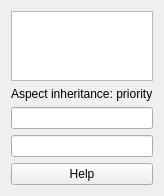
              <widget class="QWidget" name="aspectrulem2">
               <property name="geometry">
                <rect>
                 <x>0</x>
                 <y>0</y>
                 <width>148</width>
                 <height>190</height>
                </rect>
               </property>
               <attribute name="label">
                <string>Aspectrule</string>
               </attribute>
               <layout class="QVBoxLayout" name="verticalLayout_23">
                <item>
                 <widget class="QTableView" name="tvaspectruleviewm2">
                  <property name="dragDropOverwriteMode">
                   <bool>false</bool>
                  </property>
                  <property name="alternatingRowColors">
                   <bool>true</bool>
                  </property>
                  <property name="selectionMode">
                   <enum>QAbstractItemView::MultiSelection</enum>
                  </property>
                  <property name="selectionBehavior">
                   <enum>QAbstractItemView::SelectRows</enum>
                  </property>
                  <property name="sortingEnabled">
                   <bool>true</bool>
                  </property>
                  <attribute name="horizontalHeaderShowSortIndicator" stdset="0">
                   <bool>true</bool>
                  </attribute>
                 </widget>
                </item>
                <item>
                 <widget class="QLabel" name="lprioritym2">
                  <property name="text">
                   <string>Aspect inheritance: priority</string>
                  </property>
                 </widget>
                </item>
                <item>
                 <widget class="QLineEdit" name="leprioritym2"/>
                </item>
                <item>
                 <widget class="QLineEdit" name="lepriorityresm2">
                  <property name="readOnly">
                   <bool>true</bool>
                  </property>
                 </widget>
                </item>
                <item>
                 <widget class="QPushButton" name="baspectrulehelpm2">
                  <property name="text">
                   <string>Help</string>
                  </property>
                  <property name="icon">
                   <iconset resource="icons.qrc">
                    <normaloff>:/icons/ihelp.png</normaloff>:/icons/ihelp.png</iconset>
                  </property>
                 </widget>
                </item>
               </layout>
              </widget>
